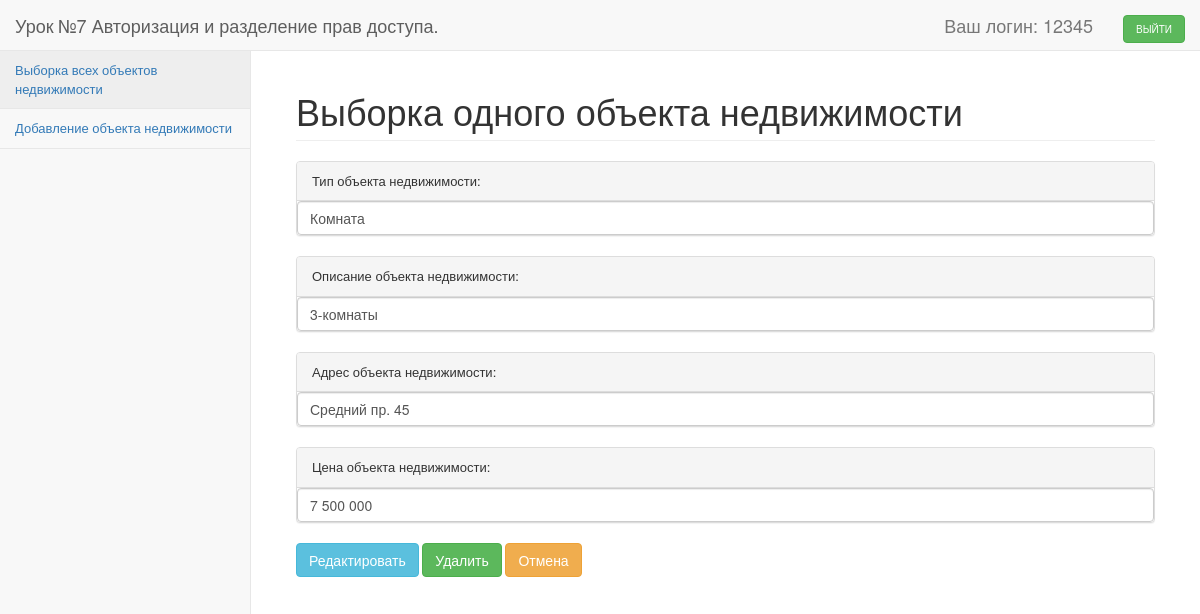
The app's page /index.php?redirect=one_line&id=34 (signed in) with its own data.
### tables this page shows
CREATE TABLE IF NOT EXISTS `realty_type` (
  `id` int(10) unsigned NOT NULL AUTO_INCREMENT,
  `title` varchar(255) NOT NULL,
  PRIMARY KEY (`id`),
  UNIQUE KEY `type_id_3` (`id`),
  KEY `type_id` (`id`),
  KEY `type_id_2` (`id`)
);

CREATE TABLE IF NOT EXISTS `realty` (
  `id` int(10) unsigned NOT NULL AUTO_INCREMENT,
  `type_id` int(10) unsigned NOT NULL,
  `title` varchar(10000) NOT NULL,
  `address` varchar(1023) NOT NULL,
  `price` int(10) unsigned NOT NULL,
  PRIMARY KEY (`id`),
  UNIQUE KEY `id` (`id`),
  KEY `type_id` (`type_id`)
);

### functions.php (called while the page is built, shortened)
<?php
function render($view_name, $data = [], $realty_types =[], $with_layout = true)
{
    require_once("teamplates/$view_name.php");
    $content = ob_get_contents();
    if ($with_layout)
    {
        require_once("teamplates/layout/index.php");
        $content = ob_get_contents();
    }
    return $content;
}

### controller/controller_realty.php (called while the page is built, shortened)
<?
class ControllerRealty
{
	function __construct()
    {
        global $system;
        if ($system->user->role != User::ROLE_USER && $system->user->role != User::ROLE_ADMIN)
        {
            header("Location: index.php?controller=controller_auth&redirect=login");
            die();
        }
    }
	public static function one_line_controller()
	{
		$id = $_GET['id'];
		$realty = new Realty($id);
		return render("one_object_content",['realty' => $realty]);
	}
}

### model/function_realty.php (called while the page is built, shortened)
<?php
class Realty extends Model
{
    public static function tableName()
    {
        return 'realty';
    }
	 public function one($id)
    {
        $result = parent::one($id);
        $this->load([],true);
        return $result;
    }
	public function load($data = array(),$with_relations = false)
		{
			$result = parent::load($data);
			if ($with_relations)
			{
				if ($this->type_id !== NULL) {
					$this->relations['type'] = new RealtyType($this->type_id);
				}
			}
			return $result;
		}
}

### system/model.class.php (called while the page is built, shortened)
<?
class Model
{
    protected static $fields = array();
    protected static $db = NULL;
    protected $data = array();
    protected $relations = array();
	public function __construct($id = NULL)
    {
        if (static::$fields === array())
        {
			static::init_fields();
        }
        if ($id !== NULL)
        {
            $id = (int) $id;
            if ($this->one($id))
            {
                $this->is_loaded_from_db = true;
            }
            else
            {
            }
        }
        else
        {
            $this->is_loaded_from_db = false;
        }
	}
	    public function __get($field)
    {
        if ((!in_array($field, static::$fields))&&(!in_array($field, $this->get_relation_fields())))
        {
            return self::FIELD_NOT_EXIST;
        }
        else
        {
            if (isset($this->data[$field]))
            {
                return $this->data[$field];
            }
            else
            {
                if (isset($this->relations[$field]))
                {
                    return $this->relations[$field];
                }
                else
                {
                    return NULL;
                }
            }
        }
    }
	protected static function get_db()
    {
        if (self::$db === NULL)
        {
            include("model/db.php");
            self::$db = $link;
        }
        return self::$db;
    }
	protected function get_relation_fields()
    {
        return array_keys($this->relations);
    }
	public function one($id)
    {
        $query = "SELECT * FROM `".static::tableName()."` WHERE `id` = '{$id}'";
        $result = mysqli_query(self::get_db(),$query);
        if ($row = mysqli_fetch_assoc($result))
        {
            return $this->load($row);
        }
        else
        {
            return false;
        }
    }
	public function load($data = array())
    {
        foreach($data as $k => $v)
        {
            if (!in_array($k, static::$fields))
            {
                return self::FIELD_NOT_EXIST;
            }
            else
            {
                $this->data[$k] = $v;
            }
        }
        return true;
    }
	protected static function init_fields()
    {
        $query = "DESCRIBE `".static::tableName()."`";
        $result = mysqli_query(self::get_db(),$query);
        while($row = mysqli_fetch_assoc($result))
        {
            static::$fields[] = $row['Field'];
            if (strpos($row['Type'],'('))
            {
                $pie = explode('(',$row['Type'],2);
                $row['Type'] = $pie[0];
            }
        }
    }
}

### model/user_model.php (called while the page is built, shortened)
<?php
class User extends Model
{
    public static function tableName()
    {
        return 'users';
    }
}

### system/system.class.php (called while the page is built)
<?php
Class System
{
    protected static $user;
    public function __get($field)
    {
        if ($field === 'user')
        {
            if (self::$user === NULL)
            {
                self::$user = new User();
                self::$user->auth_flow();
            }
            return self::$user;
        }
    }
}

### model/function_realty_type.php (called while the page is built, shortened)
<?
class RealtyType  extends Model
{
    public static function tableName()
    {
        return 'realty_type';
	}
}

### teamplates/one_object_content.php (the view)
<div id="page-wrapper">
    <div class="container-fluid">
        <div class="row">
            <div class="col-lg-12">
                <h1 class="page-header">Выборка одного объекта недвижимости</h1>
                <div class="panel panel-default">
                    <div class="panel-heading">
                        Тип объекта недвижимости:
                    </div>
                    <span class="form-control"><?= $realty->type->title?></span>
                </div>
                <div class="panel panel-default">
                    <div class="panel-heading">
                        Описание объекта недвижимости:
                    </div>
                    <span class="form-control form-control-my"><?= $realty->title?></span>
                </div>
                <div class="panel panel-default">
                    <div class="panel-heading">
                        Адрес объекта недвижимости:
                    </div>
                    <span class="form-control"><?= $realty->address?></span>
                </div>
                <div class="panel panel-default">
                    <div class="panel-heading">
                        Цена объекта недвижимости:
                    </div>
                    <span class="form-control"><?= number_format($realty->price,0,' ',' ')?></span>
                </div>
                <form method="POST">
                    <p>
                        <input class="btn btn-info" type="submit" name="edite_object" value="Редактировать">
                        <input class="btn btn-success" type="submit" name="delete_object" value="Удалить">
                        <input class="btn btn-warning" type="submit" name="esc_submit" value="Отмена">
                    </p>
                </form>
            </div>
        </div>
    </div>
</div>

### records on screen
realty_type: title "Комната"
realty: title "3-комнаты", address "Средний пр. 45", price "7 500 000"

### other values on screen
$_SESSION['username'] "12345"
